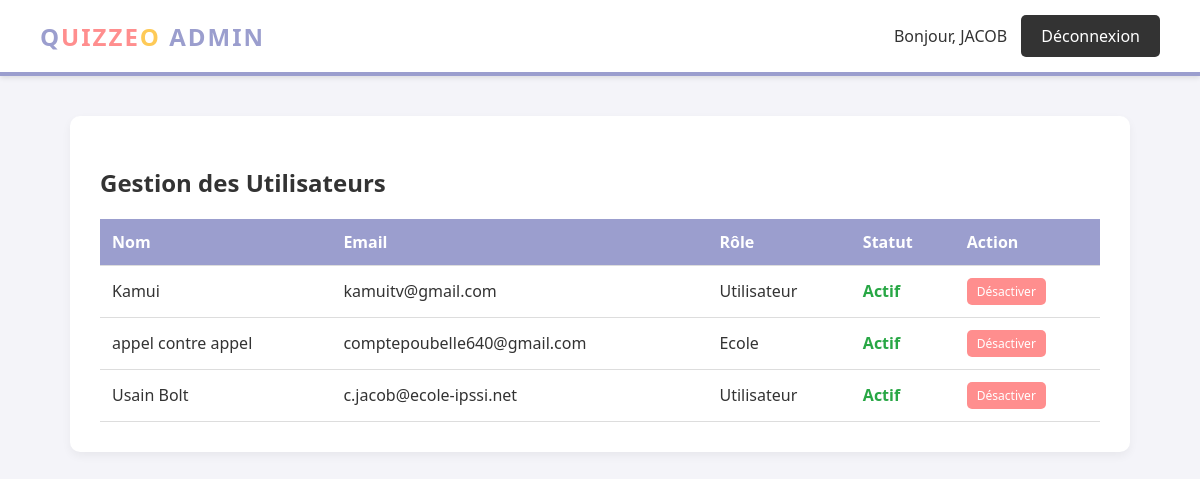
The page /dashboard_admin.php (signed in) on the database its author committed.
### tables this page shows
CREATE TABLE IF NOT EXISTS `users` (
  `id` int NOT NULL AUTO_INCREMENT,
  `nom` varchar(100) NOT NULL,
  `email` varchar(150) NOT NULL,
  `password` varchar(255) NOT NULL,
  `role` enum('admin','ecole','entreprise','utilisateur') NOT NULL DEFAULT 'utilisateur',
  `is_active` tinyint(1) DEFAULT '1',
  `created_at` timestamp NULL DEFAULT CURRENT_TIMESTAMP,
  PRIMARY KEY (`id`),
  UNIQUE KEY `email` (`email`)
);

### dashboard_admin.php (the view, shortened to what this page needs)
<?php
require 'config/database.php';
$stmt = $pdo->query("SELECT * FROM users WHERE role != 'admin' ORDER BY created_at DESC");
$users = $stmt->fetchAll();
?>
<!DOCTYPE html>
<html lang="fr">
<head>
    <link rel="stylesheet" href="assets/css/style.css">
</head>
<body>
    <header>
        <div class="logo">Q<span>UIZZE</span><span class="last">O</span> Admin</div>
        <div>
            <span>Bonjour, <?= htmlspecialchars($_SESSION['nom']) ?></span>
            <a href="logout.php" class="btn btn-dark" style="margin-left: 10px;">Déconnexion</a>
        </div>
    </header>
    <div class="container">
        <h2>Gestion des Utilisateurs</h2>
        <table>
            <thead>
                <tr>
                    <th>Nom</th>
                    <th>Email</th>
                    <th>Rôle</th>
                    <th>Statut</th>
                    <th>Action</th>
                </tr>
            </thead>
            <tbody>
                <?php foreach($users as $u): ?>
                <tr>
                    <td><?= htmlspecialchars($u['nom']) ?></td>
                    <td><?= htmlspecialchars($u['email']) ?></td>
                    <td><?= ucfirst($u['role']) ?></td>
                    <td>
                        <?php if($u['is_active']): ?>
                            <span class="text-success text-bold">Actif</span>
                        <?php else: ?>
                            <span class="text-danger text-bold">Désactivé</span>
                        <?php endif; ?>
                    </td>
                    <td>
                        <?php if($u['is_active']): ?>
                            <a href="?action=deactivate&id=<?= $u['id'] ?>" class="btn btn-small btn-danger">Désactiver</a>
                        <?php else: ?>
                            <a href="?action=activate&id=<?= $u['id'] ?>" class="btn btn-small btn-success">Activer</a>
                        <?php endif; ?>
                    </td>
                </tr>
                <?php endforeach; ?>
            </tbody>
        </table>
    </div>
</body>
</html>

### assets/css/style.css (style rules this page uses)
:root { --color-primary: #9b9ece; --color-secondary: #ff8e8e; --color-accent: #feca57; --color-text: #333; --color-bg: #f4f4f9; --color-white: #ffffff; --color-grey-light: #eee; --color-success: #28a745; --color-danger: #dc3545; --color-warning: #ffc107; }
body { font-family: 'Segoe UI', Tahoma, Geneva, Verdana, sans-serif; background-color: var(--color-bg); color: var(--color-text); margin: 0; padding: 0; display: flex; flex-direction: column; min-height: 100vh; }
header { background-color: var(--color-white); padding: 15px 40px; box-shadow: 0 2px 5px rgba(0,0,0,0.1); display: flex; justify-content: space-between; align-items: center; border-bottom: 4px solid var(--color-primary); }
.logo { font-size: 24px; font-weight: bold; color: var(--color-primary); text-transform: uppercase; letter-spacing: 2px; }
.logo span { color: var(--color-secondary); }
.logo span.last { color: var(--color-accent); }
.container { width: 90%; max-width: 1000px; margin: 40px auto; background: var(--color-white); padding: 30px; border-radius: 10px; box-shadow: 0 4px 10px rgba(0,0,0,0.05); }
.btn { background-color: var(--color-primary); color: white; padding: 10px 20px; border: none; border-radius: 5px; cursor: pointer; font-size: 16px; text-decoration: none; display: inline-block; transition: opacity 0.3s; text-align: center; }
.btn-small { padding: 5px 10px; font-size: 12px; }
.btn-danger { background-color: var(--color-secondary); }
.btn-dark { background-color: #333; }
table { width: 100%; border-collapse: collapse; margin-top: 20px; }
th, td { padding: 12px; border-bottom: 1px solid #ddd; text-align: left; }
th { background-color: var(--color-primary); color: white; }
.text-success { color: var(--color-success); }
.text-bold { font-weight: bold; }

### rows shown on the page
users: nom "Kamui", email "kamuitv@gmail.com", role "Utilisateur", is_active "Actif"
users: nom "appel contre appel", email "comptepoubelle640@gmail.com", role "Ecole", is_active "Actif"
users: nom "Usain Bolt", email "c.jacob@ecole-ipssi.net", role "Utilisateur", is_active "Actif"

### other values the page prints
$_SESSION['nom'] "JACOB"
